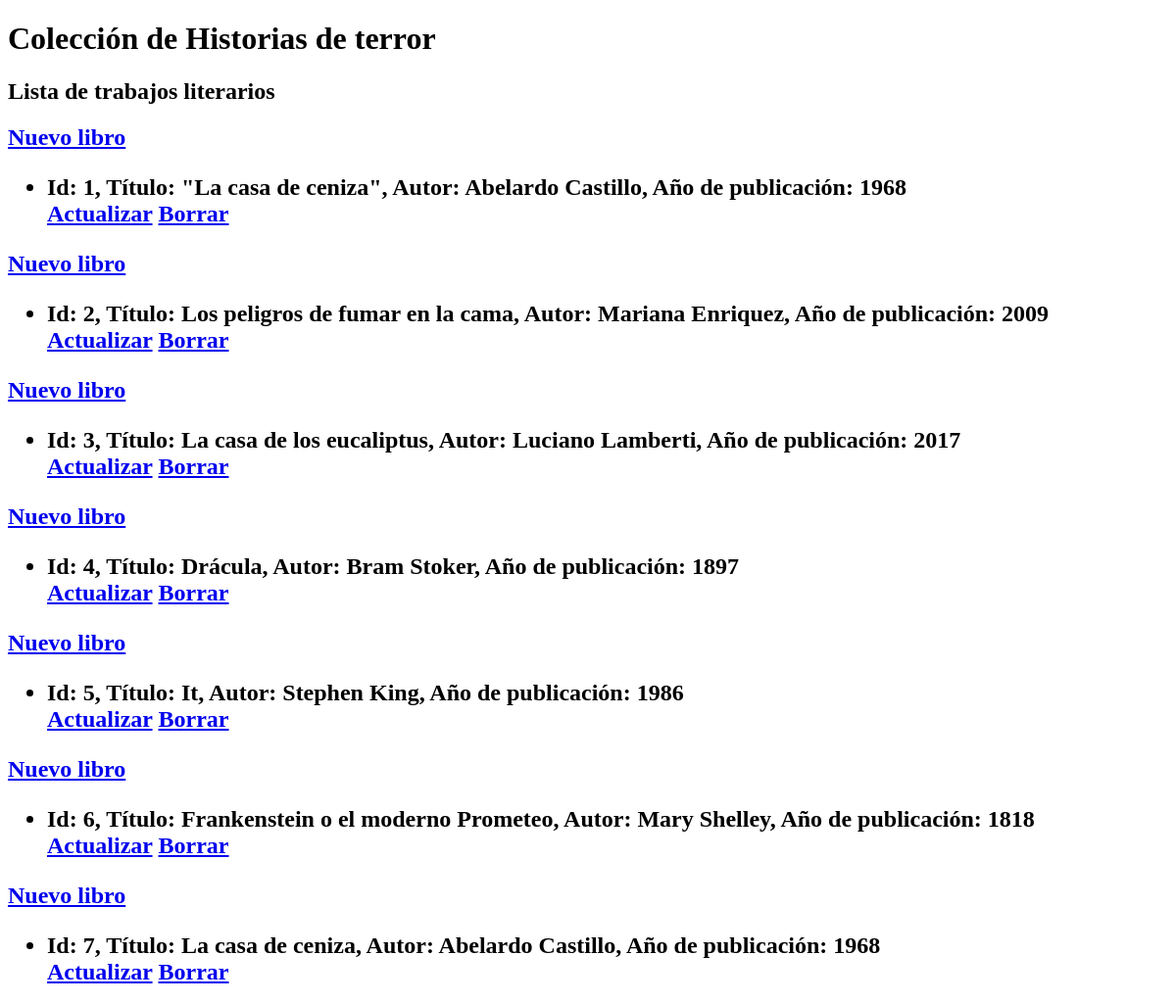
Page /libros/ (upper part) on the earlier database version.
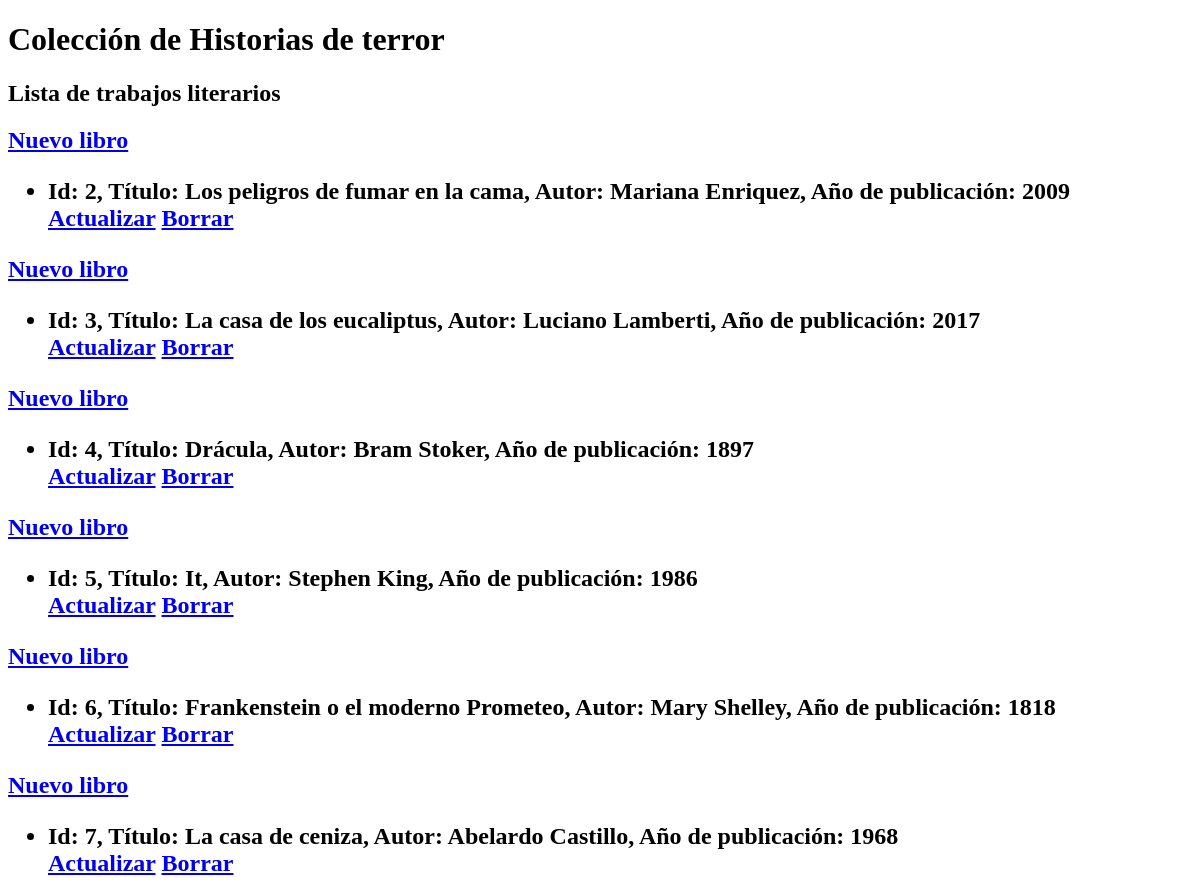
Same page on the later database version.
### aplicacion/models.py (models this page shows, shortened)
class Libro(models.Model):
    nombre = models.CharField(max_length=400)
    autor = models.CharField(max_length=200)
    año = models.IntegerField()

### aplicacion/views.py (the view)
# urls.py: path("libros/", mostrar_libros),
def mostrar_libros(request):
  lista_libros = Libro.objects.all()
  return render(request, "aplicacion/literatura.html", {"lista_libros": lista_libros})

### aplicacion/templates/aplicacion/literatura.html
{% extends 'aplicacion/base.html' %}
{% block titulo%} Lista de trabajos literarios {% endblock %}
{% block contenido %}
  {% for libro in lista_libros %}
  <a href='/libros/alta'>Nuevo libro</a>
      <ul>
           <li> Id: {{libro.id}}, Título: {{libro.nombre}}, Autor: {{libro.autor}}, Año de publicación: {{libro.año}}</li>
            <a href='actualizar/{{libro.id}}'>Actualizar</a>
            <a href='borrar/{{libro.id}}'>Borrar</a>
      </ul>
  {% endfor %}
{% endblock %}

Differences in the rows shown:
removed Libro: id "1", nombre "\"La casa de ceniza\"", autor "Abelardo Castillo", año "1968"
